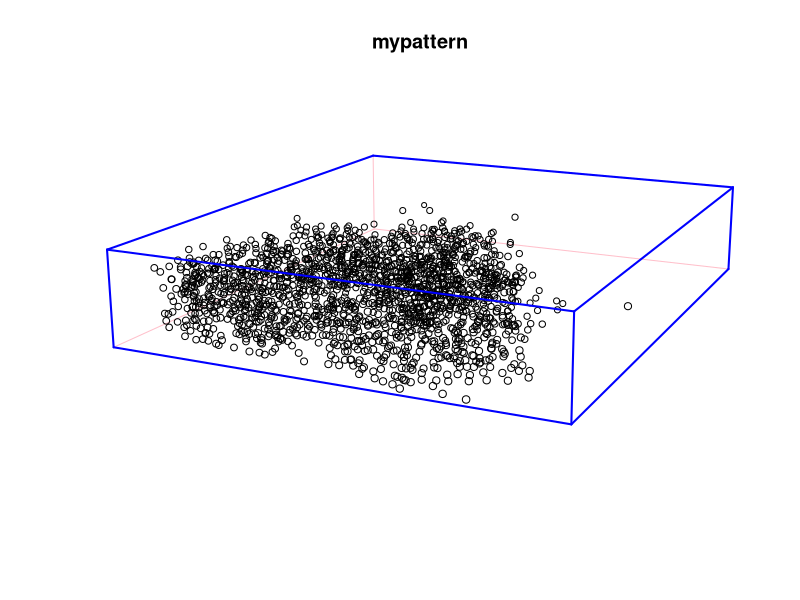
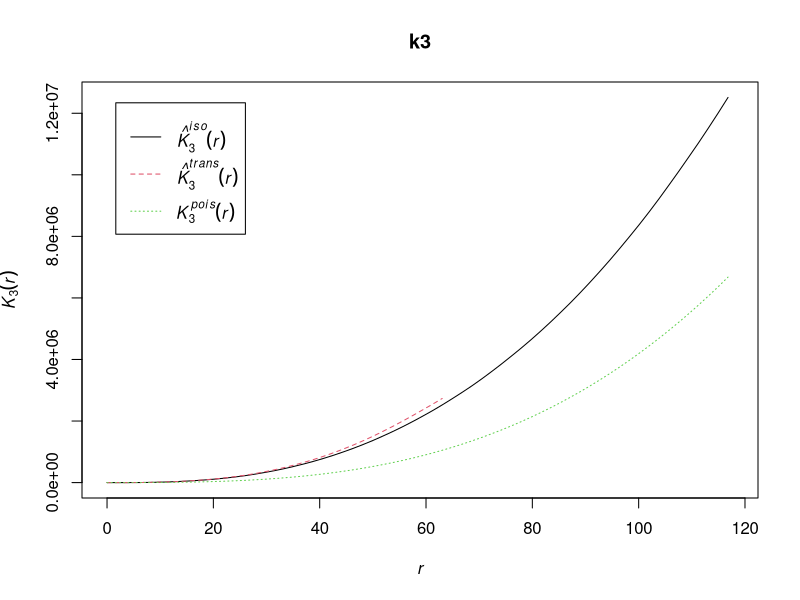
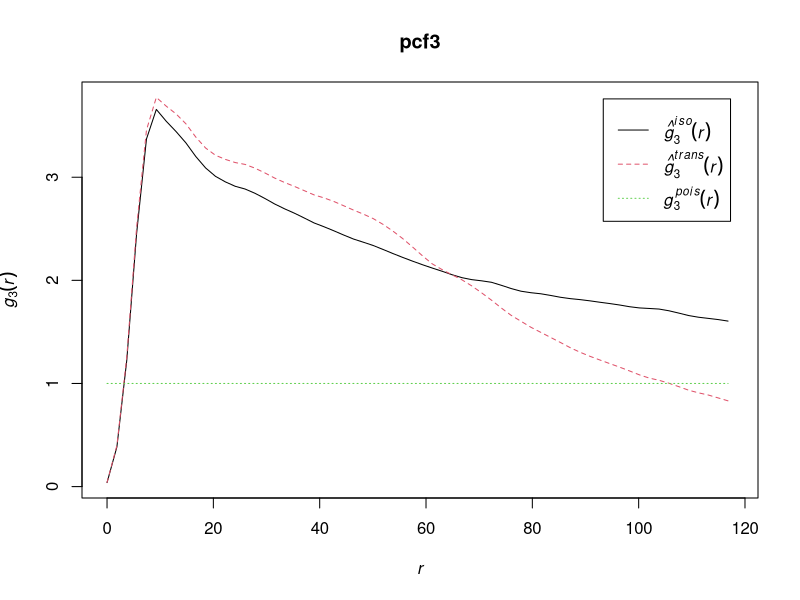

The R script that drew these images, in order:
## ---- chunk 1
library(tidyverse)
library(spatstat)
## ---- chunk 2
coordinates <- read.csv("cell_type_coordinates.csv",
                        row.names = 1) # data for cancer cells
## ---- chunk 3
dim(coordinates)
## ---- chunk 4
summary(coordinates)
## ---- chunk 5
cell_mat <- as.matrix(coordinates[1:3])
## ---- chunk 6
pp_box <- function(mat) {
  x_range <- c(min(mat[, 1]), max(mat[, 1]))
  y_range <- c(min(mat[, 2]), max(mat[, 2]))
  z_range <- c(min(mat[, 3]), max(mat[, 3]))

  # Create the 3D box (an object of class "box3")
  box3(xrange = x_range, yrange = y_range, zrange = z_range)
}
## ---- chunk 7
mypattern <- pp3(cell_mat[, 1], cell_mat[, 2],
                 cell_mat[, 3], pp_box(cell_mat))
## ---- chunk 8
plot(mypattern)
## ---- chunk 9
# Compute the 3D Ripley's K function for your pp3 object
k3 <- K3est(mypattern)

# Plot the estimated K function
plot(k3)
## ---- chunk 10
# Compute the 3D pair correlation function for your pp3 object
pcf3 <- pcf3est(mypattern)

# Plot the estimated pair correlation function
plot(pcf3)
## ---- chunk 11
rotation <- function(a, b, g) {
  matrix(c(
           cos(a) * cos(b),
           cos(a) * sin(b) * sin(g) - sin(a) * cos(g),
           cos(a) * sin(b) * cos(g) + sin(a) * sin(g),
           sin(a) * cos(b),
           sin(a) * sin(b) * sin(g) + cos(a) * cos(g),
           sin(a) * sin(b) * cos(g) - cos(a) * sin(g),
           -sin(b),
           cos(b) * sin(g),
           cos(b) * cos(g))
  , nrow = 3, byrow = TRUE)
}
## ---- chunk 12
slice <- function(a, b, c, slice_size, mut_frame) {
  "Compute the slice of the 3D point pattern."
  value <- a * mut_frame[, 1] + b * mut_frame[, 2] + c * mut_frame[, 3]
  # Return a logical vector: TRUE if value is within the slice, FALSE otherwise.
  value >= -slice_size / 2 & value <= slice_size / 2
}
## ---- chunk 13
coordinates %>%
  filter(slice(0, 0, 1, 2, as.matrix(coordinates[, 1:3])))
## ---- chunk 14
pc_for_slice <- function(g, b, a, cell_mat) {
  "Compute the dissections of the 3D point pattern."
  mut_mat <- cell_mat %*% rotation(g, b, a)
  # Convert mutation_matrix to dataframe object to apply slice function
  mut_frame <- as.data.frame(mut_mat)
  # Create a slice of the 3D point pattern
  slices <- mut_frame |>
    (\(df) filter(df, slice(0, 0, 1, 2, as.matrix(select(df, X, Y, Z)))))()
  # Create a 3D point pattern object
  pp <- pp3(slices, y, z, box)
  # Compute the 3D pair correlation function
  pcf3est(pp)
}
## ---- chunk 15
pp_box(cell_mat)
